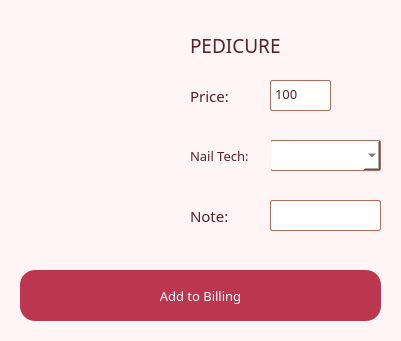
           <widget class="QWidget" name="tabs_pedicure" native="true">
            <property name="geometry">
             <rect>
              <x>440</x>
              <y>20</y>
              <width>401</width>
              <height>341</height>
             </rect>
            </property>
            <property name="cursor">
             <cursorShape>ArrowCursor</cursorShape>
            </property>
            <property name="styleSheet">
             <string notr="true">border-radius: 20px;
background-color: #fff5f6</string>
            </property>
            <widget class="QLabel" name="logo_home_30">
             <property name="geometry">
              <rect>
               <x>20</x>
               <y>30</y>
               <width>151</width>
               <height>211</height>
              </rect>
             </property>
             <property name="styleSheet">
              <string notr="true"/>
             </property>
             <property name="text">
              <string/>
             </property>
             <property name="pixmap">
              <pixmap>pics/pedicure.png</pixmap>
             </property>
             <property name="scaledContents">
              <bool>true</bool>
             </property>
            </widget>
            <widget class="QLabel" name="label_pedicure">
             <property name="geometry">
              <rect>
               <x>190</x>
               <y>30</y>
               <width>101</width>
               <height>31</height>
              </rect>
             </property>
             <property name="font">
              <font>
               <family>Vogue</family>
               <pointsize>14</pointsize>
              </font>
             </property>
             <property name="styleSheet">
              <string notr="true">color:  rgb(85,34,41);</string>
             </property>
             <property name="text">
              <string>PEDICURE</string>
             </property>
             <property name="alignment">
              <set>Qt::AlignLeading|Qt::AlignLeft|Qt::AlignVCenter</set>
             </property>
            </widget>
            <widget class="QLabel" name="label_home_73">
             <property name="geometry">
              <rect>
               <x>190</x>
               <y>80</y>
               <width>51</width>
               <height>31</height>
              </rect>
             </property>
             <property name="font">
              <font>
               <family>Classy Vogue</family>
               <pointsize>11</pointsize>
              </font>
             </property>
             <property name="styleSheet">
              <string notr="true">color:  rgb(85,34,41);
border: 0px;</string>
             </property>
             <property name="text">
              <string>Price:</string>
             </property>
             <property name="alignment">
              <set>Qt::AlignLeading|Qt::AlignLeft|Qt::AlignVCenter</set>
             </property>
            </widget>
            <widget class="QPlainTextEdit" name="pedicure_price">
             <property name="geometry">
              <rect>
               <x>270</x>
               <y>80</y>
               <width>61</width>
               <height>31</height>
              </rect>
             </property>
             <property name="font">
              <font>
               <family>Classy Vogue</family>
               <pointsize>10</pointsize>
              </font>
             </property>
             <property name="cursor" stdset="0">
              <cursorShape>IBeamCursor</cursorShape>
             </property>
             <property name="styleSheet">
              <string notr="true">background-color: white;
border-radius: 2px;
border: 1px solid #af6f5c;
color:  rgb(85,34,41);</string>
             </property>
             <property name="plainText">
              <string>100</string>
             </property>
            </widget>
            <widget class="QComboBox" name="tech_choice_pedicure">
             <property name="geometry">
              <rect>
               <x>270</x>
               <y>140</y>
               <width>111</width>
               <height>31</height>
              </rect>
             </property>
             <property name="font">
              <font>
               <family>Classy Vogue</family>
               <pointsize>10</pointsize>
              </font>
             </property>
             <property name="cursor">
              <cursorShape>PointingHandCursor</cursorShape>
             </property>
             <property name="styleSheet">
              <string notr="true">background-color: white;
border-radius: 2px;
border: 1px solid #af6f5c;
color:  rgb(85,34,41);</string>
             </property>
             <property name="currentIndex">
              <number>-1</number>
             </property>
             <item>
              <property name="text">
               <string>Liza</string>
              </property>
             </item>
             <item>
              <property name="text">
               <string>Cecil</string>
              </property>
             </item>
             <item>
              <property name="text">
               <string>Beng</string>
              </property>
             </item>
             <item>
              <property name="text">
               <string>Mar</string>
              </property>
             </item>
            </widget>
            <widget class="QLabel" name="label_home_74">
             <property name="geometry">
              <rect>
               <x>190</x>
               <y>140</y>
               <width>81</width>
               <height>31</height>
              </rect>
             </property>
             <property name="font">
              <font>
               <family>Classy Vogue</family>
               <pointsize>10</pointsize>
              </font>
             </property>
             <property name="styleSheet">
              <string notr="true">color:  rgb(85,34,41);
border: 0px;</string>
             </property>
             <property name="text">
              <string>Nail Tech:</string>
             </property>
             <property name="alignment">
              <set>Qt::AlignLeading|Qt::AlignLeft|Qt::AlignVCenter</set>
             </property>
            </widget>
            <widget class="QLabel" name="label_home_75">
             <property name="geometry">
              <rect>
               <x>190</x>
               <y>200</y>
               <width>71</width>
               <height>31</height>
              </rect>
             </property>
             <property name="font">
              <font>
               <family>Classy Vogue</family>
               <pointsize>11</pointsize>
              </font>
             </property>
             <property name="styleSheet">
              <string notr="true">color:  rgb(85,34,41);
border: 0px;</string>
             </property>
             <property name="text">
              <string>Note:</string>
             </property>
             <property name="alignment">
              <set>Qt::AlignLeading|Qt::AlignLeft|Qt::AlignVCenter</set>
             </property>
            </widget>
            <widget class="QPlainTextEdit" name="pedicure_note">
             <property name="geometry">
              <rect>
               <x>270</x>
               <y>200</y>
               <width>111</width>
               <height>31</height>
              </rect>
             </property>
             <property name="font">
              <font>
               <family>Classy Vogue</family>
               <pointsize>10</pointsize>
              </font>
             </property>
             <property name="cursor" stdset="0">
              <cursorShape>IBeamCursor</cursorShape>
             </property>
             <property name="styleSheet">
              <string notr="true">background-color: white;
border-radius: 2px;
border: 1px solid #af6f5c;
color:  rgb(85,34,41);</string>
             </property>
             <property name="plainText">
              <string/>
             </property>
            </widget>
            <widget class="QLabel" name="addOrder_pedicure">
             <property name="geometry">
              <rect>
               <x>20</x>
               <y>270</y>
               <width>361</width>
               <height>51</height>
              </rect>
             </property>
             <property name="font">
              <font>
               <family>Classy Vogue</family>
               <pointsize>10</pointsize>
              </font>
             </property>
             <property name="styleSheet">
              <string notr="true">color: rgba(254,250,249,255);
background-color: rgb(188,54,79);
border-radius: 15px;</string>
             </property>
             <property name="text">
              <string>Add to Billing</string>
             </property>
             <property name="alignment">
              <set>Qt::AlignCenter</set>
             </property>
            </widget>
            <widget class="QPushButton" name="bttn_pedicure">
             <property name="geometry">
              <rect>
               <x>20</x>
               <y>270</y>
               <width>361</width>
               <height>51</height>
              </rect>
             </property>
             <property name="cursor">
              <cursorShape>PointingHandCursor</cursorShape>
             </property>
             <property name="styleSheet">
              <string notr="true">background-color: rgba(0, 0, 0, 0);</string>
             </property>
             <property name="text">
              <string/>
             </property>
             <property name="autoDefault">
              <bool>false</bool>
             </property>
             <property name="flat">
              <bool>true</bool>
             </property>
            </widget>
           </widget>
